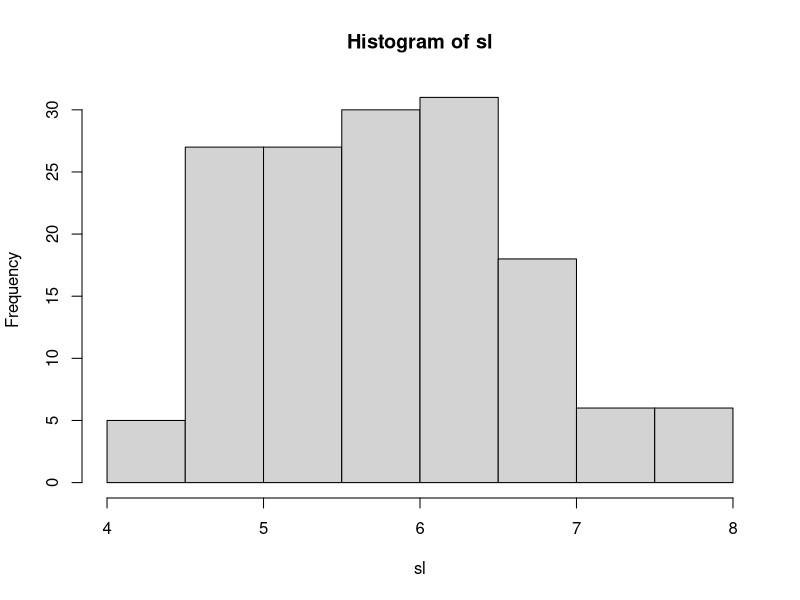
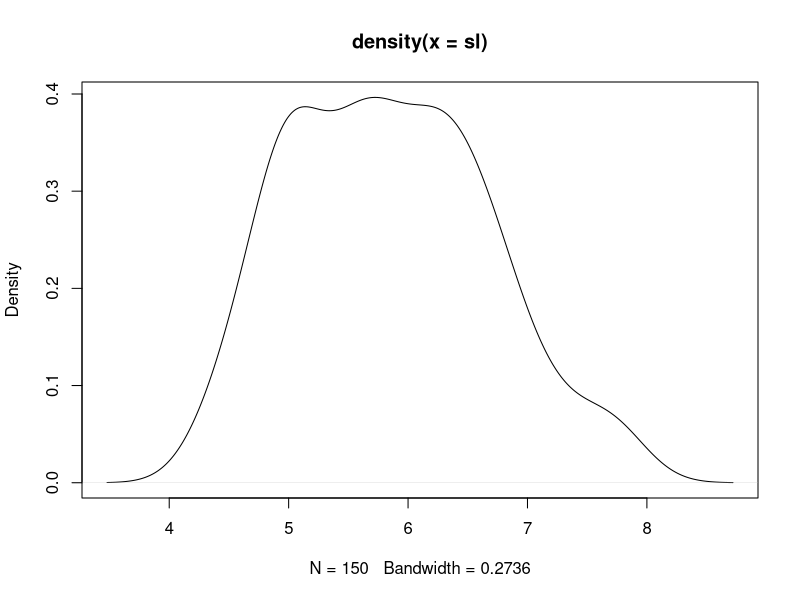
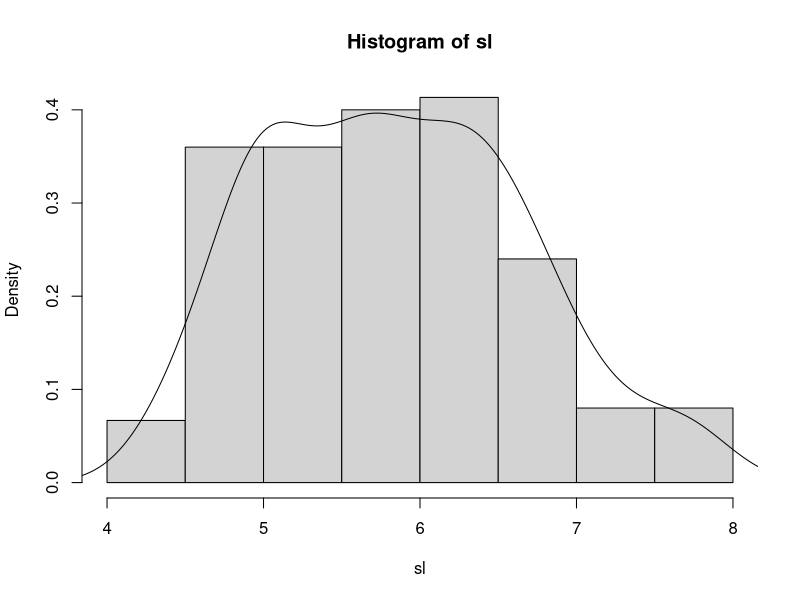
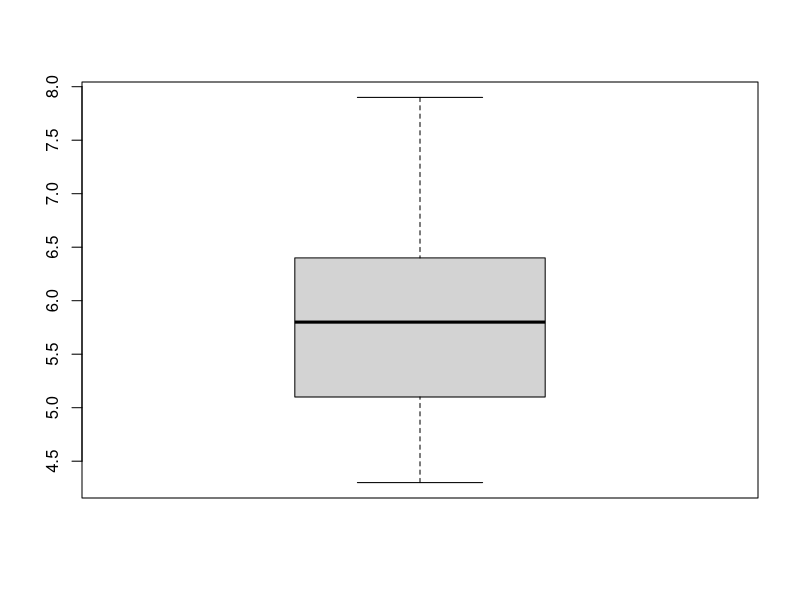
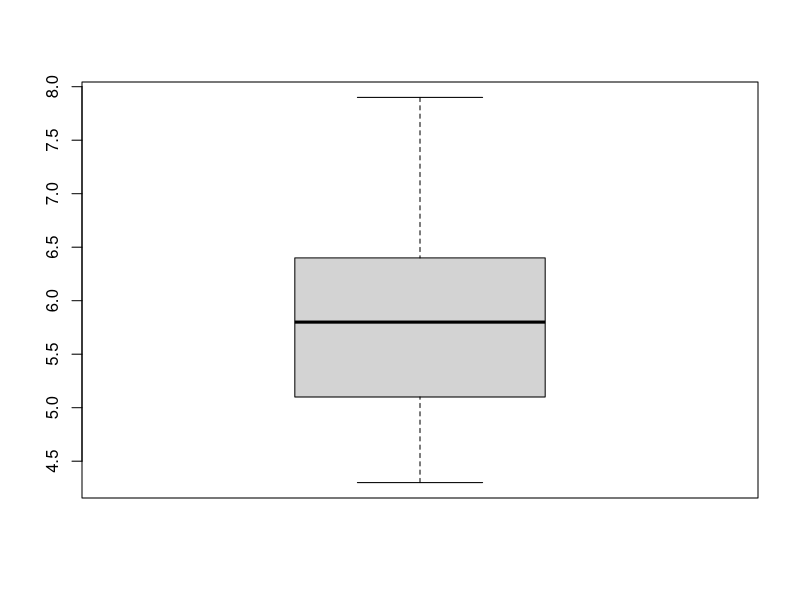
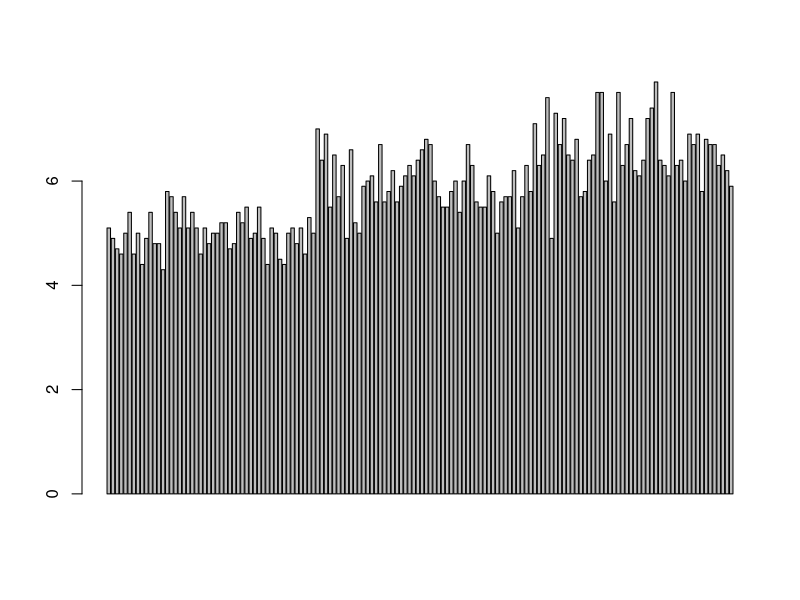
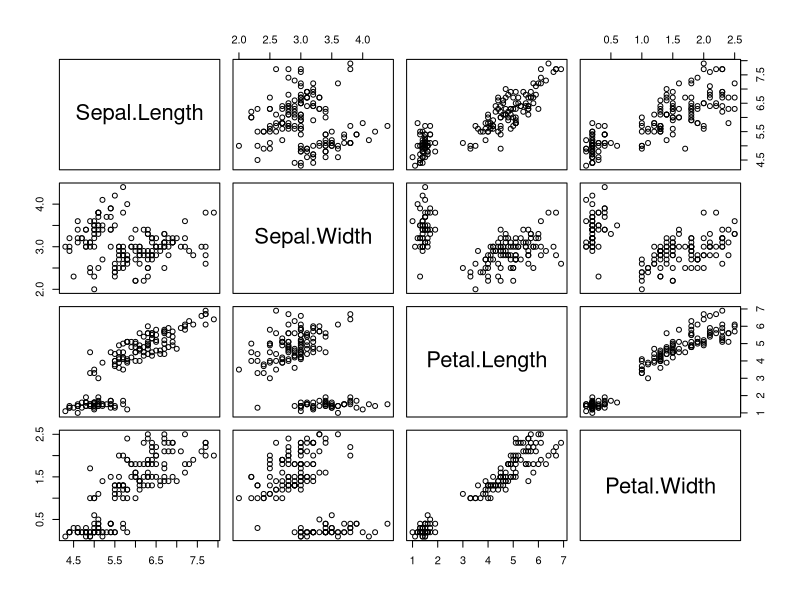
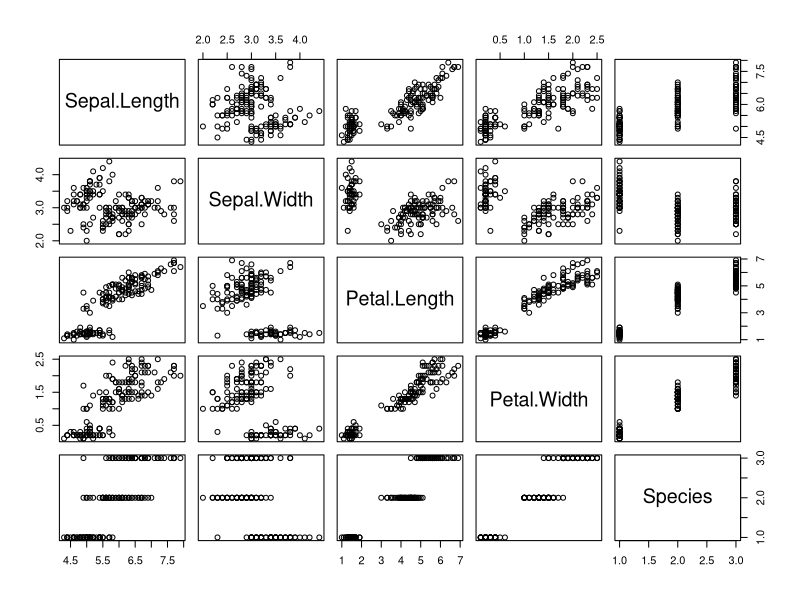

Write the R code that produced these figures, in order. (Note: this script raises an error after producing the figures.)
#How to R

data(iris)
summary(iris)

sl <- iris$Sepal.Length
hist(sl)

density(sl)

sl.d <- density(sl)
plot(sl.d)
  
  hist(sl, freq = F)
  lines(sl.d)
  
boxplot(sl)

sl.b <- boxplot(sl)

summary(sl.b)
names(sl.b)

sl.b$stats

sl.b$stats[3]
sl.b$stats[5]

barplot(sl)

pairs(iris[,1:4])

pairs(iris[,])


qqnorm(sl)
qqline(sl)




par(mfrow=c(2,2))

hist(sl, freq = F)
lines(sl.d)
boxplot(sl)
barplot(sl)
qqnorm(sl)

par(mfrow=c(1,1))


hist(sl, freq = F)
lines(sl.d)
boxplot(sl)
barplot(sl)
qqnorm(sl)

iris2 <- iris

bwplot(Sepal.Length~Petal.Length, data=iris2)
dotplot(Sepal.Length~Petal.Length, data=iris2)


xyplot(Sepal.Length~Petal.Length |Species, data=iris2)

library("psych")

pairs.panels(iris)

pairs.panels(iris,ellipses = F)


